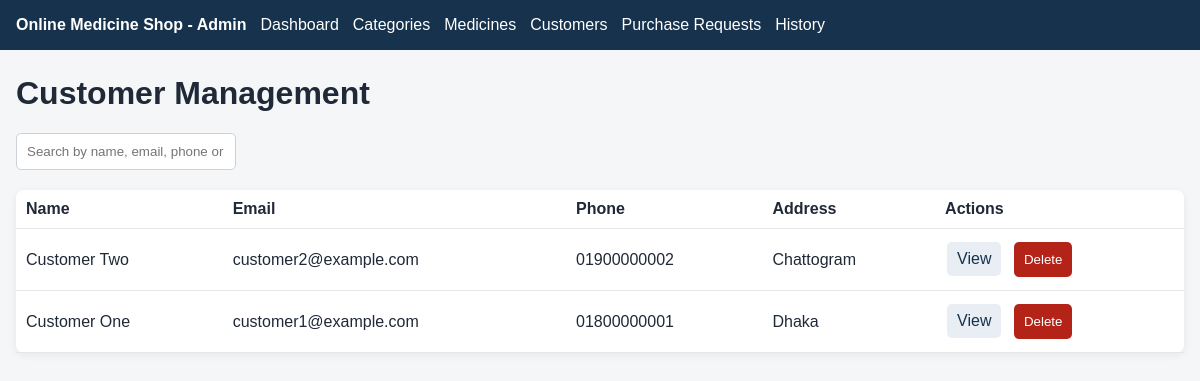
The app's page /index.php?action=customers with its own data.
### tables this page shows
CREATE TABLE users (
    id INT NOT NULL AUTO_INCREMENT,
    name VARCHAR(100) NOT NULL,
    email VARCHAR(150) NOT NULL,
    password_hash VARCHAR(255) NOT NULL,
    role ENUM('admin','customer') NOT NULL DEFAULT 'customer',
    address TEXT NULL,
    phone VARCHAR(30) NULL,
    created_at TIMESTAMP NOT NULL DEFAULT CURRENT_TIMESTAMP,
    PRIMARY KEY (id),
    UNIQUE KEY uq_users_email (email)
);

### Control/BaseController.php (called while the page is built, shortened)
<?php
abstract class BaseController {
    protected function view(string $path, array $data = []): void { extract($data); require __DIR__ . '/../View/' . $path . '.php'; }
}

### Control/CustomerController.php (called while the page is built, shortened)
<?php
class CustomerController extends BaseController
{
    private User $model;
    public function __construct()
    {
        $this->model = new User($this->db);
    }
    public function index(): void
    {
        $this->view('customers/index', [
            'rows' => $this->model->customers()
        ]);
    }
}

### public/index.php (called while the page is built, shortened)
<?php
require_once __DIR__ . '/../config/auth.php';
require_once __DIR__ . '/../Control/BaseController.php';
require_once __DIR__ . '/../Control/CustomerController.php';
$action = $_GET['action'] ?? 'dashboard';
$routes = [
    'dashboard' => [DashboardController::class, 'index'],
    'categories' => [CategoryController::class, 'index'],
    'category_save' => [CategoryController::class, 'save'],
    'category_edit' => [CategoryController::class, 'edit'],
    'category_delete' => [CategoryController::class, 'delete'],
    'medicines' => [MedicineController::class, 'index'],
    'medicine_save' => [MedicineController::class, 'save'],
    'medicine_edit' => [MedicineController::class, 'edit'],
    'medicine_delete' => [MedicineController::class, 'delete'],
    'medicine_details' => [MedicineController::class, 'details'],
    'medicine_search_api' => [MedicineController::class, 'searchApi'],
    'customers' => [CustomerController::class, 'index'],
    'customer_edit' => [CustomerController::class, 'edit'],
    'customer_save' => [CustomerController::class, 'save'],
    'customer_delete' => [CustomerController::class, 'delete'],
    'customer_details' => [CustomerController::class, 'details'],
    'customer_search_api' => [CustomerController::class, 'searchApi'],
    'orders' => [OrderController::class, 'index'],
    'order_status_api' => [OrderController::class, 'updateStatusApi'],
    'order_search_api' => [OrderController::class, 'searchApi'],
    'history' => [OrderController::class, 'history']
];
[$class, $method] = $routes[$action];
$controller = new $class();
$controller->$method();

### config/auth.php (called while the page is built, shortened)
<?php
function csrfToken(): string {
    return $_SESSION['csrf_token'];
}
function e($value): string {
    return htmlspecialchars((string)$value, ENT_QUOTES, 'UTF-8');
}

### Model/User.php (called while the page is built, shortened)
<?php
class User {
    public function customers(): array {
        $sql="SELECT id,name,email,address,phone,created_at FROM users WHERE role='customer' ORDER BY id DESC";
        return $this->db->query($sql)->fetchAll();
    }
}

### View/customers/index.php (the view, shortened to what this page needs)
<?php require __DIR__."/../layouts/header.php"; ?>
<h1>Customer Management</h1>
<div class="toolbar"><input id="customerSearch" placeholder="Search by name, email, phone or address"></div>
<table id="customersTable" data-csrf="<?=csrfToken()?>"><thead><tr><th>Name</th><th>Email</th><th>Phone</th><th>Address</th><th>Actions</th></tr></thead>
<tbody>
<?php foreach($rows as $r): ?><tr>
<td><?=e($r['name'])?></td><td><?=e($r['email'])?></td><td><?=e($r['phone'])?></td><td><?=e($r['address'])?></td>
<td><a class="btn-link" href="index.php?action=customer_details&id=<?=$r['id']?>">View</a>
<form class="inline" method="post" action="index.php?action=customer_delete" data-confirm="Delete customer and related records?"><button class="danger">Delete</button></form></td>
</tr><?php endforeach; ?>
</tbody></table>
<?php require __DIR__."/../layouts/footer.php"; ?>

### public/assets/css/style.css (style rules this page uses)
* { box-sizing:border-box }
body { margin:0;font-family:Arial,sans-serif;background:#f4f6f8;color:#1f2937 }
.card,.form,table { background:#fff;border-radius:8px;box-shadow:0 2px 8px #0001 }
input,select,textarea,button { padding:10px;border:1px solid #ccd2d8;border-radius:5px }
button { background:#17324d;color:#fff;border:0;cursor:pointer }
.danger { background:#b42318 }
table { width:100%;border-collapse:collapse;margin-top:20px }
th,td { padding:10px;border-bottom:1px solid #e5e7eb;text-align:left }
.inline { display:inline }
.toolbar { display:flex;gap:10px;flex-wrap:wrap;margin:14px 0 }
.toolbar input,.toolbar select { min-width:220px }
.btn-link { display:inline-block;background:#e8eef4;color:#17324d;padding:8px 10px;border-radius:5px;text-decoration:none;margin-right:4px }
td form.inline { display:inline-block;margin-left:4px }
td .btn-link,td form.inline button { margin:3px 2px }

### records on screen
users: name "Customer Two", email "customer2@example.com", phone "01900000002", address "Chattogram"
users: name "Customer One", email "customer1@example.com", phone "01800000001", address "Dhaka"
